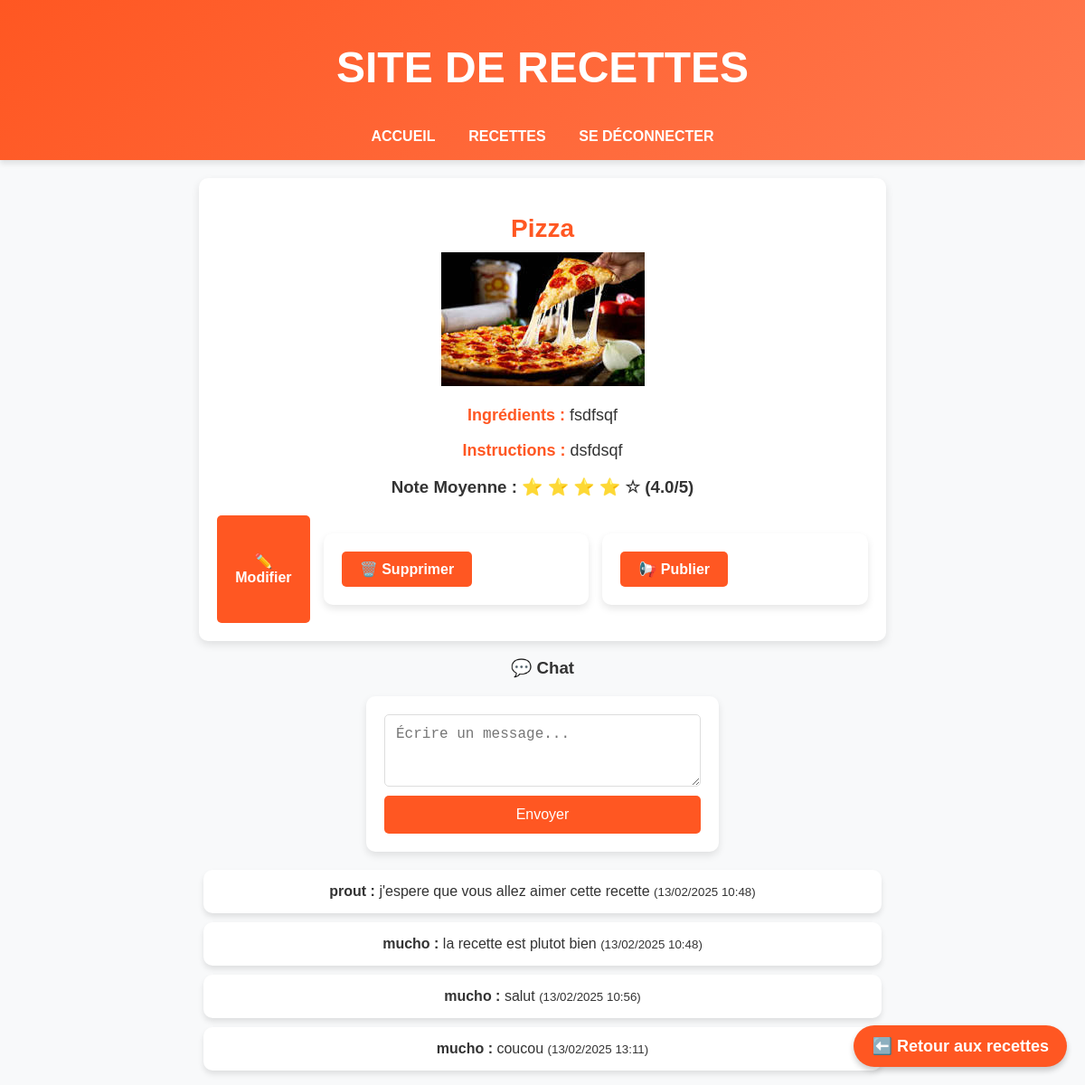
Screenshot of /recette/4 (signed in) with the database file from the repository.
### app.py (models this page shows)
class Recette(db.Model):
    id = db.Column(db.Integer, primary_key=True)
    nom = db.Column(db.String(100), nullable=False)
    ingredients = db.Column(db.Text, nullable=False)
    instructions = db.Column(db.Text, nullable=False)
    image = db.Column(db.String(100), nullable=True)
    publique = db.Column(db.Boolean, default=False)
    user_id = db.Column(db.Integer, db.ForeignKey('user.id'), nullable=False)

class Message(db.Model):
    id = db.Column(db.Integer, primary_key=True)
    content = db.Column(db.Text, nullable=False)
    timestamp = db.Column(db.DateTime, default=db.func.current_timestamp())
    user_id = db.Column(db.Integer, db.ForeignKey('user.id'), nullable=False)
    recette_id = db.Column(db.Integer, db.ForeignKey('recette.id'), nullable=False)
    user = db.relationship('User', backref=db.backref('messages', lazy=True))
    recette = db.relationship('Recette', backref=db.backref('messages', lazy=True))

class User(UserMixin, db.Model):
    id = db.Column(db.Integer, primary_key=True)
    username = db.Column(db.String(50), nullable=False, unique=True)
    email = db.Column(db.String(100), nullable=False, unique=True)
    password = db.Column(db.String(200), nullable=False)

### app.py (the view)
@app.route("/recette/<int:id>")
@login_required
def afficher_recette(id):
    recette = Recette.query.get_or_404(id)
    moyenne_notes = get_average_rating(id)
    return render_template("recette.html", recette=recette, moyenne_notes=moyenne_notes)

### app.py (called while the page is built)
def get_average_rating(recette_id):
    notes = Notation.query.filter_by(recette_id=recette_id).all()
    if notes:
        return sum(note.note for note in notes) / len(notes)
    return 0  # Pas encore de note

@login_manager.user_loader
def load_user(user_id):
    return User.query.get(int(user_id))

### templates/recette.html (shortened to what this page needs)
{% extends "base.html" %}
{% block content %}
<div class="recette-container">
    <h2>{{ recette.nom }}</h2>
    <a href="{{ url_for('afficher_recettes') }}" class="ajouter-recette-fixed">⬅️ Retour aux recettes</a>
    {% if recette.image %}
        <img src="{{ url_for('static', filename='uploads/' + recette.image) }}" alt="{{ recette.nom }}">
    {% endif %}
    <p><strong>Ingrédients :</strong> {{ recette.ingredients }}</p>
    <p><strong>Instructions :</strong> {{ recette.instructions }}</p>
    <h3 class="note-stars">Note Moyenne :
        {% if moyenne_notes > 0 %}
            {% for i in range(5) %}
                {% if i < moyenne_notes %}
                    ⭐
                {% else %}
                    ☆
                {% endif %}
            {% endfor %}
            ({{ moyenne_notes|round(1) }}/5)
        {% else %}
            Pas encore noté
        {% endif %}
    </h3>
    <div class="recette-buttons">
        {% if current_user.is_authenticated and recette.user_id == current_user.id %}
            <a href="{{ url_for('modifier_recette', id=recette.id) }}" class="btn btn-primary">✏️ Modifier</a>
            <form action="{{ url_for('supprimer_recette', id=recette.id) }}" method="POST" style="display: inline;">
                <button type="submit" class="btn btn-danger" onclick="return confirm('Voulez-vous vraiment supprimer cette recette ?');">🗑️ Supprimer</button>
            </form>
            <form action="{{ url_for('publier_recette', id=recette.id) }}" method="POST" style="display: inline;">
                <button type="submit" class="btn btn-success">📢 Publier</button>
            </form>
        {% endif %}
    </div>
</div>
<div class="chat-container">
    <h3>💬 Chat</h3>
    <form action="{{ url_for('ajouter_message', id=recette.id) }}" method="POST" class="chat-form">
        <textarea name="content" rows="3" placeholder="Écrire un message..." required></textarea>
        <button type="submit">Envoyer</button>
    </form>
    <ul class="message-list">
        {% for message in recette.messages %}
            <li>
                <strong>{{ message.user.username }} :</strong> {{ message.content }}
                <small>({{ message.timestamp.strftime('%d/%m/%Y %H:%M') }})</small>
            </li>
        {% endfor %}
    </ul>
</div>
{% endblock %}

### static/style.css (style rules this page uses)
body { font-family: 'Poppins', sans-serif; margin: 0; padding: 0; background-color: #f8f9fa; text-align: center; color: #333; }
h2 { color: #ff5722; font-size: 28px; margin-top: 20px; }
form { display: flex; flex-direction: column; width: 350px; margin: 20px auto; padding: 20px; background: white; border-radius: 10px; box-shadow: 0 4px 8px rgba(0, 0, 0, 0.1); }
input, textarea { margin-bottom: 10px; padding: 12px; border: 1px solid #ddd; border-radius: 5px; font-size: 16px; }
button { background: #ff5722; color: white; padding: 12px; font-size: 16px; border: none; border-radius: 5px; cursor: pointer; transition: 0.3s ease-in-out; }
ul { list-style-type: none; padding: 0; }
li { background: white; margin: 10px auto; padding: 15px; width: 60%; border-radius: 10px; box-shadow: 0 4px 6px rgba(0, 0, 0, 0.1); transition: transform 0.2s; }
.ajouter-recette-fixed { position: fixed; bottom: 20px; right: 20px; background: #ff5722; color: white; padding: 12px 20px; font-size: 18px; border-radius: 50px; text-decoration: none; font-weight: bold; box-shadow: 0 4px 6px rgba(0, 0, 0, 0.2); transition: 0.3s ease-in-out; }
.recette-container { background: white; padding: 20px; border-radius: 10px; box-shadow: 0 4px 10px rgba(0, 0, 0, 0.1); width: 60%; margin: auto; text-align: center; margin-top: 20px; }
.recette-container h2 { color: #ff5722; font-size: 28px; margin-bottom: 10px; }
.recette-container p { font-size: 18px; color: #333; }
.recette-container strong { color: #ff5722; }
.recette-buttons { margin-top: 20px; display: flex; justify-content: center; gap: 15px; }
.recette-buttons a, .recette-buttons button { display: flex; align-items: center; justify-content: center; background: #ff5722; color: white; padding: 10px 20px; border-radius: 5px; font-size: 16px; font-weight: bold; text-decoration: none; transition: 0.3s; border: none; cursor: pointer; }

### rows the page displays
Recette: nom "Pizza", image (picture), ingredients "fsdfsqf", instructions "dsfdsqf"
Message: user.username "prout", content "j'espere que vous allez aimer cette recette", timestamp "13/02/2025 10:48"
Message: user.username "mucho", content "la recette est plutot bien", timestamp "13/02/2025 10:48"
Message: user.username "mucho", content "salut", timestamp "13/02/2025 10:56"
Message: user.username "mucho", content "coucou", timestamp "13/02/2025 13:11"

### other values shown
{{ moyenne_notes|round(1) }} "4.0"
